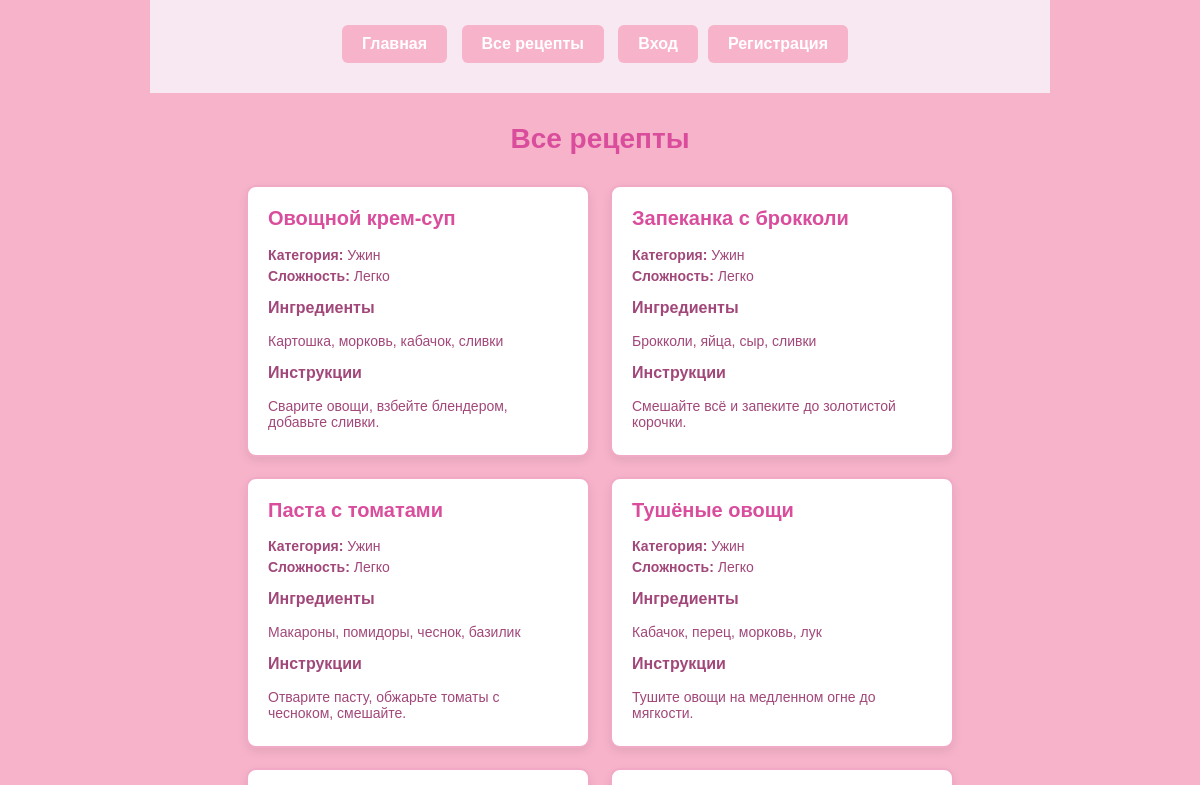
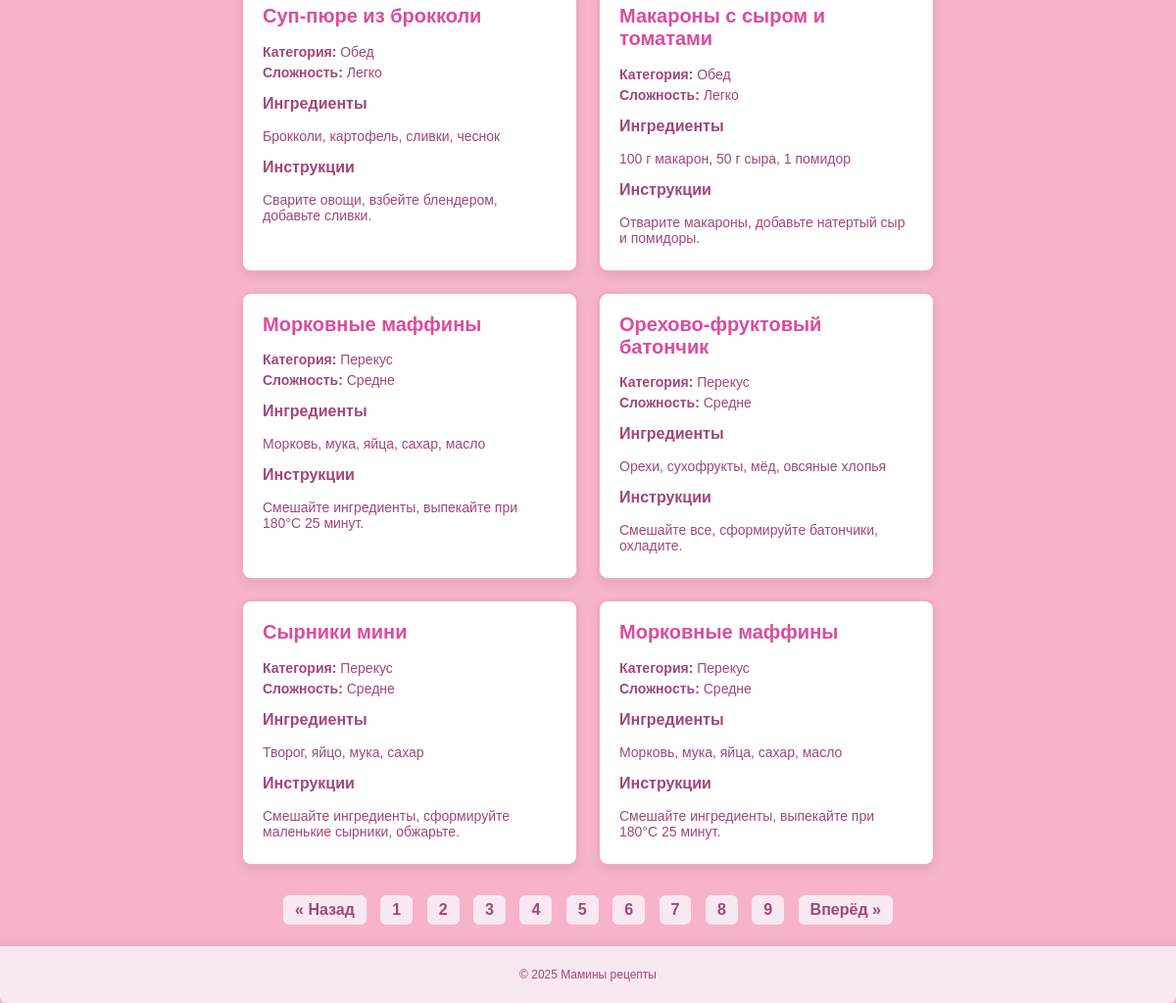
Screenshot of /recipes?page=5 with the database file from the repository (2 pictures, top to bottom).
### tables this page shows
CREATE TABLE categories (
        id INTEGER PRIMARY KEY AUTOINCREMENT,
        name TEXT NOT NULL UNIQUE
    );

### app/core/Controller.php (called while the page is built, shortened)
<?php
class Controller
{
    public function render($view, $params = [])
    {
        extract($params);
        require __DIR__ . '/../views/layout/header.php';
        require __DIR__ . '/../views/' . $view . '.php';
        require __DIR__ . '/../views/layout/footer.php';
    }
}

### app/controllers/RecipeController.php (called while the page is built, shortened)
<?php
class RecipeController extends Controller
{
    protected $recipeModel;
    public function __construct()
    {
        $db = new PDO('sqlite:' . __DIR__ . '/../../data/database.sqlite');
        $db->setAttribute(PDO::ATTR_ERRMODE, PDO::ERRMODE_EXCEPTION);
        $this->recipeModel = new Recipe($db);
    }
    public function list()
    {
        $category = isset($_GET['category']) ? trim($_GET['category']) : null;
        $page = isset($_GET['page']) ? max(1, (int)$_GET['page']) : 1;
        $limit = 10;
        $offset = ($page - 1) * $limit;
        if ($category) {
            error_log("Категория: " . $category);
            $totalRecipes = $this->recipeModel->countByCategory($category);
            $recipes = $this->recipeModel->getByCategoryWithLimitOffset($category, $limit, $offset);
        } else {
            $totalRecipes = $this->recipeModel->countAll();
            $recipes = $this->recipeModel->getAllWithLimitOffset($limit, $offset);
        }
        $totalPages = $totalRecipes > 0 ? ceil($totalRecipes / $limit) : 1;
        $this->render('recipe_list', [
            'recipes' => $recipes,
            'category' => $category,
            'page' => $page,
            'totalPages' => $totalPages,
        ]);
    }
}

### app/core/Router.php (called while the page is built, shortened)
<?php
class Router
{
    protected $routes = [];
    protected $db;
    public function __construct($db = null)
    {
        $this->db = $db;
    }
    public function add(string $method, string $route, $callback)
    {
        $method = strtoupper($method);
        $this->routes[$method][$route] = $callback;
    }
    public function dispatch(string $method, string $uri)
    {
        $uri = parse_url($uri, PHP_URL_PATH);
        $method = strtoupper($method);
        if (isset($this->routes[$method][$uri])) {
            $callback = $this->routes[$method][$uri];
            if (is_callable($callback)) {
                return call_user_func($callback);
            } elseif (is_string($callback)) {
                [$controllerName, $methodName] = explode('@', $callback);
                $controller = new $controllerClass($this->db);
                return $controller->$methodName();
            }
        }
    }
}

### public/index.php (called while the page is built, shortened)
<?php
require_once __DIR__ . '/../app/core/Router.php';
require_once __DIR__ . '/../app/core/Controller.php';
spl_autoload_register(function ($class) {
    $class = str_replace('\\', '/', $class);
});
$uri = parse_url($_SERVER['REQUEST_URI'], PHP_URL_PATH);
$method = $_SERVER['REQUEST_METHOD'];
$router = new Router();
$router->dispatch($method, $uri);

### app/models/Recipe.php (called while the page is built, shortened)
<?php
class Recipe
{
    protected PDO $db;
    public function __construct(PDO $db)
    {
        $this->db = $db;
    }
    private function getOrderByDifficulty(): string
    {
        return "CASE difficulty
                    WHEN 'Легко' THEN 1
                    WHEN 'Средне' THEN 2
                    WHEN 'Сложно' THEN 3
                    ELSE 4
                END ASC, recipes.id DESC";
    }
    public function getAllWithLimitOffset(int $limit, int $offset): array
    {
        $orderBy = $this->getOrderByDifficulty();
        $sql = "
            SELECT recipes.*, categories.name AS category_name
            FROM recipes
            LEFT JOIN categories ON recipes.category_id = categories.id
            ORDER BY $orderBy
            LIMIT :limit OFFSET :offset
        ";
        $stmt = $this->db->prepare($sql);
        $stmt->bindValue(':limit', $limit, PDO::PARAM_INT);
        $stmt->bindValue(':offset', $offset, PDO::PARAM_INT);
        $stmt->execute();
        return $stmt->fetchAll(PDO::FETCH_ASSOC);
    }
    public function countAll(): int
    {
        $sql = "SELECT COUNT(*) AS count FROM recipes";
        $stmt = $this->db->query($sql);
        $result = $stmt->fetch(PDO::FETCH_ASSOC);
        return (int)($result['count'] ?? 0);
    }
}

### app/views/recipe_list.php (the view, shortened to what this page needs)
<h1 class="page-title">
    <?= $category ? 'Рецепты: ' . htmlspecialchars($category) : 'Все рецепты' ?>
</h1>
<?php if (empty($recipes)): ?>
    <p>Рецепты не найдены.</p>
<?php else: ?>
    <div class="recipe-grid">
        <?php foreach ($recipes as $recipe): ?>
            <div class="recipe-card">
                <h2><?= htmlspecialchars($recipe['title']) ?></h2>
                <p><strong>Категория:</strong> <?= htmlspecialchars($recipe['category_name'] ?? '') ?></p>
                <?php if (!empty($recipe['difficulty'])): ?>
                    <p><strong>Сложность:</strong> <?= htmlspecialchars($recipe['difficulty']) ?></p>
                <?php endif; ?>
                <h3>Ингредиенты</h3>
                <p><?= nl2br(htmlspecialchars($recipe['ingredients'])) ?></p>
                <h3>Инструкции</h3>
                <p><?= nl2br(htmlspecialchars($recipe['instructions'])) ?></p>
            </div>
        <?php endforeach; ?>
    </div>
    <?php if ($totalPages > 1): ?>
        <nav class="pagination">
            <?php
                $baseUrl = '?';
            ?>
            <?php if ($page > 1): ?>
                <a href="<?= $baseUrl ?>page=<?= $page - 1 ?>">&laquo; Назад</a>
            <?php endif; ?>
            <?php for ($p = 1; $p <= $totalPages; $p++): ?>
                <?php if ($p == $page): ?>
                    <strong><?= $p ?></strong>
                <?php else: ?>
                    <a href="<?= $baseUrl ?>page=<?= $p ?>"><?= $p ?></a>
                <?php endif; ?>
            <?php endfor; ?>
            <?php if ($page < $totalPages): ?>
                <a href="<?= $baseUrl ?>page=<?= $page + 1 ?>">Вперёд &raquo;</a>
            <?php endif; ?>
        </nav>
    <?php endif; ?>
<?php endif; ?>

### public/css/styles.css (style rules this page uses)
body { font-family: Arial, sans-serif; max-width: 900px; margin: 0 auto; padding: 0 15px; background-color: #f7b3ca; text-align: center; }
main h1 { color: #a14779; text-align: center; margin-top: 30px; font-size: 32px; }
.page-title { text-align: center; color: #d94d9c; margin-top: 30px; font-size: 28px; }
.recipe-grid { display: flex; flex-wrap: wrap; gap: 20px; justify-content: center; margin-top: 30px; }
.recipe-card { background-color: #fff; border: 2px solid #f1a9c5; border-radius: 10px; width: 300px; padding: 20px; box-shadow: 0 4px 10px rgba(0,0,0,0.08); transition: transform 0.2s ease; text-align: left; }
.recipe-card h2 { margin-top: 0; font-size: 20px; color: #d94d9c; }
.recipe-card p { color: #a14779; margin: 5px 0; font-size: 14px; }
.recipe-card h3 { margin-top: 15px; color: #a14779; font-size: 16px; }
.pagination { text-align: center; margin-top: 30px; }
.pagination a, .pagination strong { display: inline-block; margin: 0 5px; padding: 6px 12px; background-color: #f7e8f1; color: #a14779; border-radius: 6px; text-decoration: none; font-weight: bold; }

### rows the page displays
categories: title "Овощной крем-суп", name "Ужин", difficulty "Легко", ingredients "Картошка, морковь, кабачок, сливки", instructions "Сварите овощи, взбейте блендером, добавьте сливки.", title "Запеканка с брокколи", ingredients "Брокколи, яйца, сыр, сливки", instructions "Смешайте всё и запеките до золотистой корочки.", title "Паста с томатами", ingredients "Макароны, помидоры, чеснок, базилик", instructions "Отварите пасту, обжарьте томаты с чесноком, смешайте.", title "Тушёные овощи", ingredients "Кабачок, перец, морковь, лук", instructions "Тушите овощи на медленном огне до мягкости."
categories: title "Суп-пюре из брокколи", name "Обед", difficulty "Легко", ingredients "Брокколи, картофель, сливки, чеснок", instructions "Сварите овощи, взбейте блендером, добавьте сливки.", title "Макароны с сыром и томатами", ingredients "100 г макарон, 50 г сыра, 1 помидор", instructions "Отварите макароны, добавьте натертый сыр и помидоры."
categories: title "Морковные маффины", name "Перекус", difficulty "Средне", ingredients "Морковь, мука, яйца, сахар, масло", instructions "Смешайте ингредиенты, выпекайте при 180°С 25 минут.", title "Орехово-фруктовый батончик", ingredients "Орехи, сухофрукты, мёд, овсяные хлопья", instructions "Смешайте все, сформируйте батончики, охладите.", title "Сырники мини", ingredients "Творог, яйцо, мука, сахар", instructions "Смешайте ингредиенты, сформируйте маленькие сырники, обжарьте."
